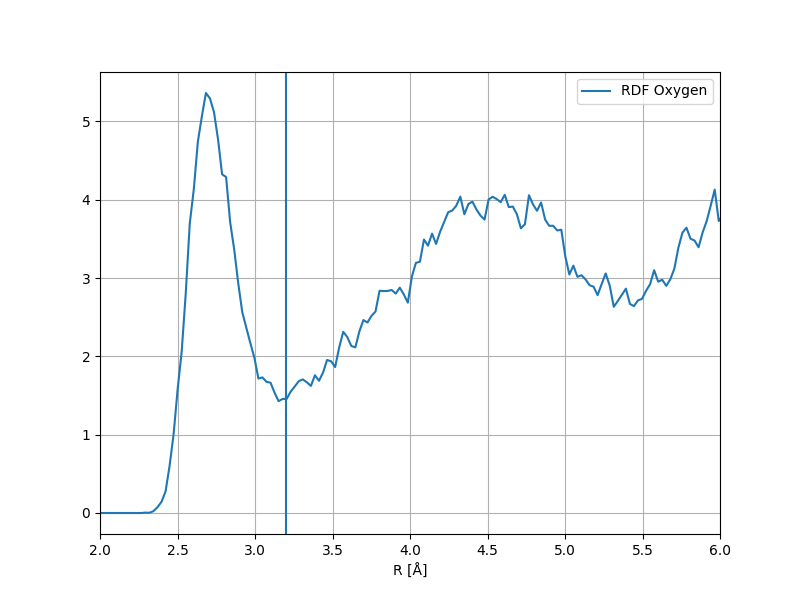

Write the Python code that produced this figure.
import numpy as np
import matplotlib.pyplot as plt

from ase import atoms
from ase.db import connect
from ase.io import write, read, Trajectory, iread
from ase.units import fs, kB
from ase.md.npt import NPT

from gpaw import GPAW
filename = 'cluster24.traj'

atomic_numbers = read(filename).get_atomic_numbers()
boolean_indices_O = (atomic_numbers == 8)
boolean_indices_H = (atomic_numbers == 1)

number_of_frames = 0
skip_frames = 1000
bins = 500
RDF = np.zeros(bins);
Rmax = 13
zero_array = np.zeros(bins, dtype = bool)

for atoms in iread(filename):
    number_of_frames += 1
    #print("oxygen distances \n")
    #print(atoms.get_distances(72,boolean_indices_O))
    #print("Hydrogen distances \n")
    #print(atoms.get_distances(72,boolean_indices_H))
    #print("\n")
    #Compute RDF for all atoms, only Oxygen and only Hydrogen
    for index in range(np.sum(boolean_indices_O)-2):
        if(number_of_frames > skip_frames):
            RDF += np.histogram(atoms.get_distances(index,np.concatenate((zero_array[:index+1],boolean_indices_O[index+1:]))),bins = bins, range = (0, Rmax))[0]
#        if(number_of_frames == 1):
#            print(np.histogram(atoms.get_distances(index,np.concatenate((zero_array[:index+1],boolean_indices_O[index+1:]))),bins = bins, range = (0, 10), density = True)[0])

#print(RDF/number_of_frames)
#plt.plot(np.histogram_bin_edges(atoms,bins=bins-1,range=(0,10)),RDF/(number_of_frames-skip_frames))
RDF = RDF/(np.sum(RDF)*Rmax/bins)*23
fig, ax = plt.subplots(figsize = (8,6))
ax.plot(np.histogram_bin_edges(atoms,bins=bins-1,range=(0,Rmax)),RDF,label = 'RDF Oxygen')
ax.legend();
ax.set_xlim(2,6)
ax.grid(True);
ax.axvline(3.2)
ax.set_xlabel('R [Å]');
plt.savefig('RDFO.png')

RDF_integral = 0
RDF_bins = np.histogram_bin_edges(atoms, bins = bins, range = (0,Rmax))

for i in range(bins):
    if (RDF_bins[i] < 3.2):
        RDF_integral += RDF[i]

print("\n total")
print(RDF_integral*Rmax/bins)
